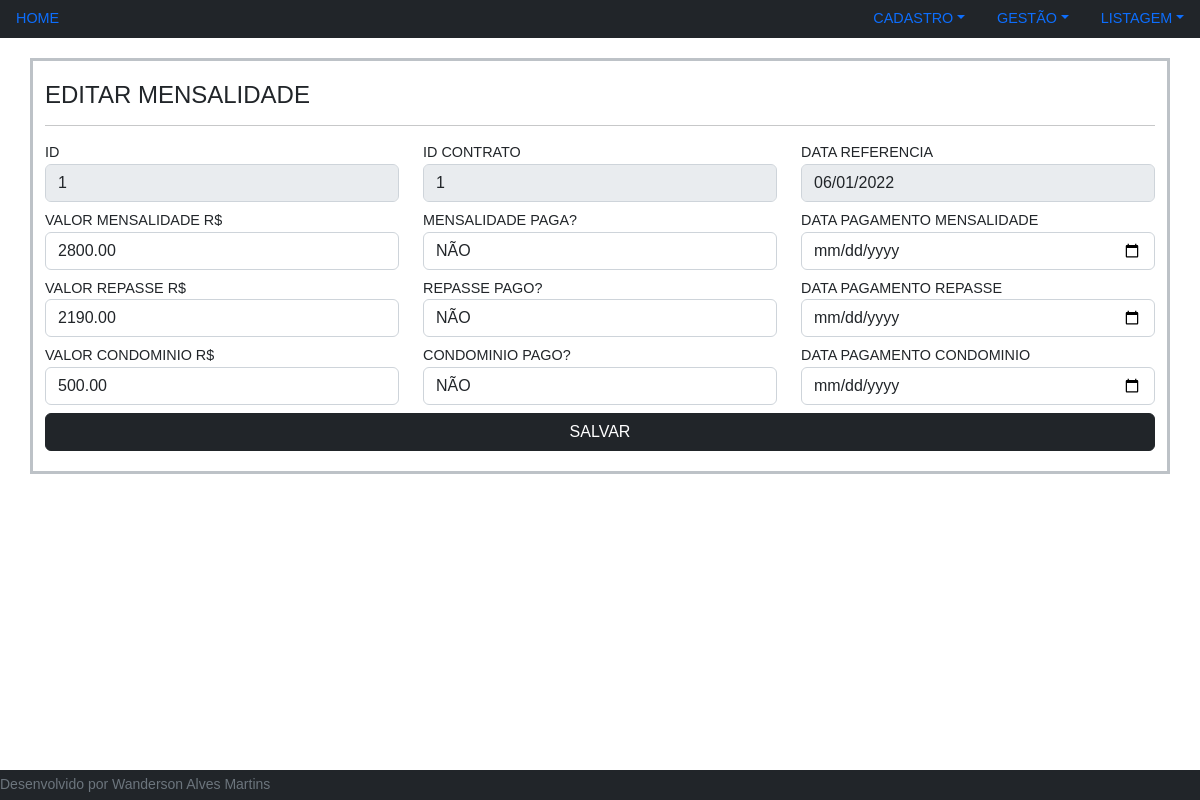
The page /index.php?p=mensalidadeEditar&id=1&r=1 on the database its author committed.
### tables this page shows
CREATE TABLE IF NOT EXISTS `mensalidade` (
  `ID` int(11) NOT NULL AUTO_INCREMENT,
  `ID_CONTRATO` int(11) NOT NULL,
  `DT_REF` date DEFAULT NULL,
  `VL_MENSALIDADE` float(10,2) DEFAULT NULL,
  `PG_MENSALIDADE` int(11) DEFAULT 0 COMMENT '0=NAO PAGO, 1=PAGO',
  `DT_PG_MENSALIDADE` date DEFAULT NULL,
  `VL_REPASSE` float(10,2) DEFAULT NULL,
  `PG_REPASSE` int(11) DEFAULT 0 COMMENT '0=NAO PAGO, 1=PAGO',
  `DT_PG_REPASSE` date DEFAULT NULL,
  `VL_CONDOMINIO` float(10,2) DEFAULT NULL,
  `PG_CONDOMINIO` int(11) DEFAULT 0 COMMENT '0=NAO PAGO, 1=PAGO',
  `DT_PG_CONDOMINIO` date DEFAULT NULL,
  `ATIVO` int(11) NOT NULL DEFAULT 1,
  PRIMARY KEY (`ID`)
);

### database/Query.php (called while the page is built, shortened)
<?php
class Query extends ConexaoBD
{
    public function select($sql,$p=null)
    {
        $pdo    = $this->conectar();
        $r      = $pdo->query($sql);
        if($p)
        {
            $result = $r->fetchAll();
        }
        else
        {
            $result = $r->fetch();
        }
        return $result;
    }
}
?>

### controller/con_mensalidade.php (called while the page is built, shortened)
<?php
$ID             = $_GET['id'];
include_once 'database/Query.php';
include_once 'helper/Helper.php';
$sql = "SELECT *
        FROM mensalidade
        WHERE ID = $ID";
$bd_mensalidade = new Query();
$bd_dados       = $bd_mensalidade->select($sql,0);
$sql = "SELECT *
        FROM descricao
        WHERE REF = 1";
$bd_select = new Query();
$bd_select = $bd_select->select($sql,1);
?>

### helper/Helper.php (the view, shortened to what this page needs)
<?php
class Helper
{
    public function preenchaSelect($array,$array_id,$array_desc,$seletor)
    {
        foreach ($array as $value)
        {
            $id     = $value[$array_id];
            $desc   = $value[$array_desc];
            $select = $id == $seletor ? "selected='selected'" : "";
            echo "<option value=$id $select>$desc</option>";
        }
    }
}
?>

### views/editar/mensalidade.php (shortened to what this page needs)
<div class="container-fluid">
    <div class="container divform">
        <h4> EDITAR MENSALIDADE </h4>
        <hr>
        <form action="route.php" method="post">
            <div class="row">
                <div class="col-md">
                    <label>ID</label>
                    <input type="number" class="form-control" name="ID" readonly value=<?php echo $bd_dados['ID']; ?>>
                </div>
                <div class="col-md">
                    <label>ID CONTRATO</label>
                    <input type="number" class="form-control" name="ID_CONTRATO" readonly value=<?php echo $bd_dados['ID_CONTRATO']; ?>>
                </div>
                <div class="col-md">
                    <label>DATA REFERENCIA</label>
                    <input type="date" class="form-control" readonly value=<?php echo $bd_dados['DT_REF']; ?>>
                </div>
            </div>
            <div class="row mt-2">
                <div class="col-md">
                    <label>VALOR MENSALIDADE R$</label>
                    <input type="number" class="form-control" name="VL_MENSALIDADE" value=<?php echo $bd_dados['VL_MENSALIDADE']; ?>>
                </div>
                <div class="col-md">
                    <label>MENSALIDADE PAGA?</label>
                    <select class="form-control" name="PG_MENSALIDADE">
                        <?php
                            $preenchaMensalidade = new Helper();
                            $preenchaMensalidade->preenchaSelect($bd_select,'ID','DESC',$bd_dados['PG_MENSALIDADE']);
                        ?>
                    </select>
                </div>
                <div class="col-md">
                    <label>DATA PAGAMENTO MENSALIDADE</label>
                    <input type="date" class="form-control" name="DT_PG_MENSALIDADE" value=<?php echo $bd_dados['DT_PG_MENSALIDADE']; ?>>
                </div>
            </div>
            <div class="row mt-2">
                <div class="col-md">
                    <label>VALOR REPASSE R$</label>
                    <input type="number" class="form-control" name="VL_REPASSE" value=<?php echo $bd_dados['VL_REPASSE']; ?>>
                </div>
                <div class="col-md">
                    <label>REPASSE PAGO?</label>
                    <select class="form-control" name="PG_REPASSE">
                    </select>
                </div>
                <div class="col-md">
                    <label>DATA PAGAMENTO REPASSE</label>
                    <input type="date" class="form-control" name="DT_PG_REPASSE" value=<?php echo $bd_dados['DT_PG_REPASSE']; ?>>
                </div>
            </div>
            <div class="row mt-2">
                <div class="col-md">
                    <label>VALOR CONDOMINIO R$</label>
                    <input type="number" class="form-control" name="VL_CONDOMINIO" value=<?php echo $bd_dados['VL_CONDOMINIO']; ?>>
                </div>
                <div class="col-md">
                    <label>CONDOMINIO PAGO?</label>
                    <select class="form-control" name="PG_CONDOMINIO">
                    </select>
                </div>
                <div class="col-md">
                    <label>DATA PAGAMENTO CONDOMINIO</label>
                    <input type="date" class="form-control" name="DT_PG_CONDOMINIO" value=<?php echo $bd_dados['DT_PG_CONDOMINIO']; ?>>
                </div>
            </div>
            <div class="row mt-2">
                <div class="d-grid">
                    <button type="submit" class="btn btn-dark">SALVAR</button>
                </div>
            </div>
        </form>
    </div>
</div>

### asset/css/style.css (style rules this page uses)
body { font-size: 0.9rem; padding-top: 0px; background-size: 100% 100%; font-family: Arial, Helvetica, sans-serif; margin: 0 0 49px; }
html { position: relative; min-height: 100%; }
.divform { margin-top: 20px; border: 3px solid #bdc2c7; padding-bottom: 20px; padding-top: 20px; }

### rows shown on the page
mensalidade: ID "1", ID_CONTRATO "1", DT_REF "06/01/2022", VL_MENSALIDADE "2800.00", VL_REPASSE "2190.00", VL_CONDOMINIO "500.00"

### other values the page prints
form field PG_MENSALIDADE "NÃO"
form field PG_REPASSE "NÃO"
form field PG_CONDOMINIO "NÃO"
